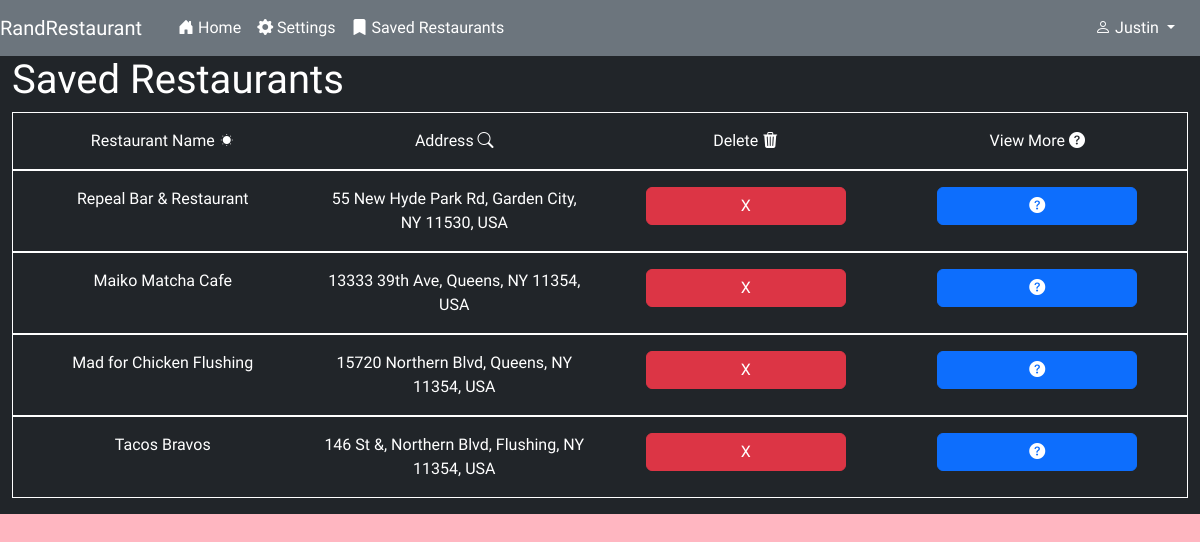
The app's page /saved (signed in), older data.
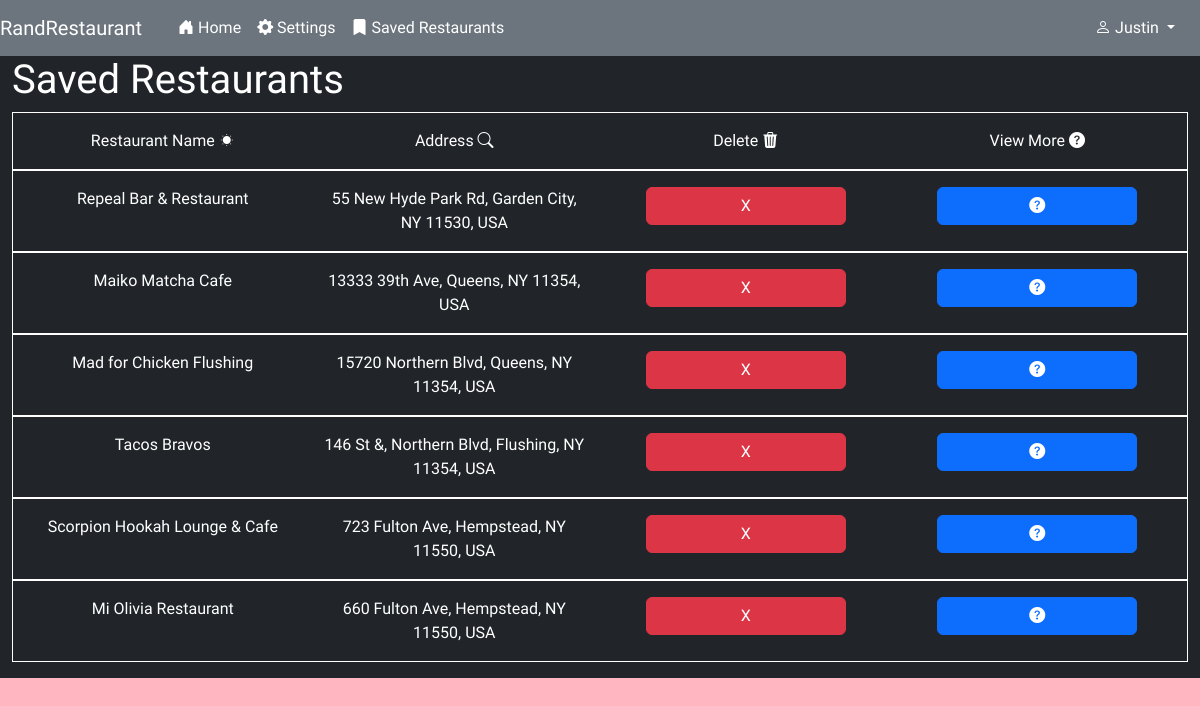
The same page, newer data.
### randRest/models.py (models this page shows)
class Restaurant(models.Model):
    name = models.CharField(max_length=50)
    address = models.CharField(max_length=200)
    restaurant_type = models.CharField(max_length=20)
    phone_number = models.CharField(max_length=15)
    working_hours = models.CharField(max_length=25)
    restaurant_price = models.IntegerField()
    restaurant_rating = models.FloatField(null=True)
    website = models.CharField(max_length=100, null=True)

### randRest/views.py (the view)
# urls.py: path("saved", views.saved, name="saved"),
def saved(request):
    if request.method == "POST":
        restaurantId = request.POST["restaurant_id"]
        currentProfile = Profile.objects.get(pk=request.user.id)
        currentProfile.restaurants.filter(id=restaurantId).delete()
        currentProfile.save()
        messages.add_message(request, messages.INFO, "Restaurant has been deleted.")
    return render(request, "saved.html")

### randRest/templates/saved.html (shortened to what this page needs)
{% extends  "base.html" %}
{% block body %}
{% include "nav.html" %}
<div class="container-fluid bg-dark text-white pb-3">
    <h1>Saved Restaurants</h1>
    {% if user.profile.restaurants.all %}
    <div class="border border-white p-3">
        <div class="row text-center">
        <div class="col-sm-3">
            Restaurant Name
            <i class="bi bi-brightness-low-fill"></i>
        </div>
        <div class="col-sm-3">
            Address
            <i class="bi bi-search"></i>
        </div>
        <div class="col-sm-3">
            Delete
            <i class="bi bi-trash3-fill"></i>
        </div>
        <div class="col-sm-3">
            View More
            <i class="bi bi-question-circle-fill"></i>
        </div>
        </div>
    </div>
    {% for restaurant in user.profile.restaurants.all %}
        <div class="border border-white p-3">
            <div class="row text-center">
                <div class="col-sm-3">{{ restaurant.name }}</div>
                <div class="col-sm-3">{{ restaurant.address }}</div>
                <div class="col-sm-3">
                    <form method="post">
                        <input type="submit" class="btn btn-md btn-danger btn-rounded" style="width:200px;" name="restaurant" value="X">
                    </form>
                </div>
                <div class="col-sm-3">
                    <button type="button" class="btn btn-md btn-primary" style="width:200px;" data-bs-toggle="modal" data-bs-target="#myModal{{ restaurant.id }}">
                        <i class="bi bi-question-circle-fill"></i>
                    </button>
                </div>
            </div>
        </div>
    {% endfor %}
    {% else %}
    <div class="border border-white p-3">
        No restaurants saved yet!
    </div>
    {% endif %}
</div>
{% endblock %}

Row changes from the older to the newer data that the page shows:
added Restaurant: name "Scorpion Hookah Lounge & Cafe", address "723 Fulton Ave, Hempstead, NY 11550, USA"
added Restaurant: name "Mi Olivia Restaurant", address "660 Fulton Ave, Hempstead, NY 11550, USA"
